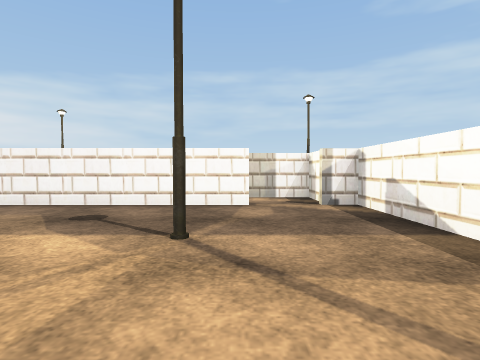
[1] (above)

14 first-person views from a walk through a 3-D level made in the Unity game engine. The camera is 0.37 m above the floor, tilts 2° down and sees 80° across. The floor is counted in squares, 0.5 m on a side. Each view is taken from the middle of a square. On the plan, view 1 faces up. The plan holds only what a view shows up to about 10 squares ahead; the rest is blank. The place goes on beyond the plan. The player character is not drawn. Some surface patterns are stand-ins.

[2]
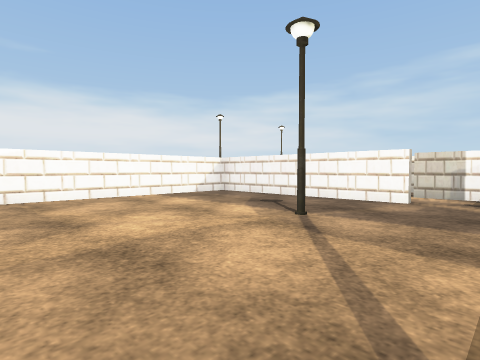

[3]
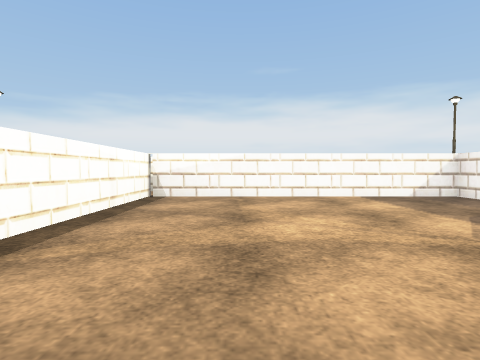

[4]
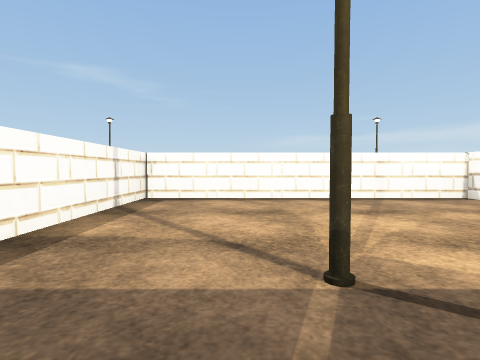

[5]
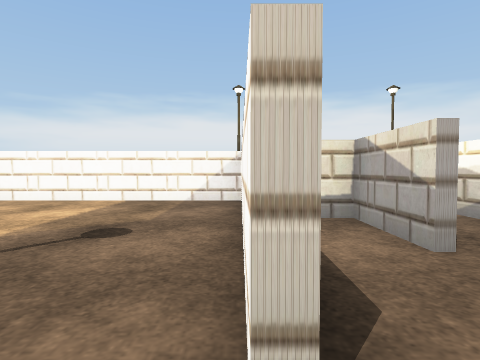

[6]
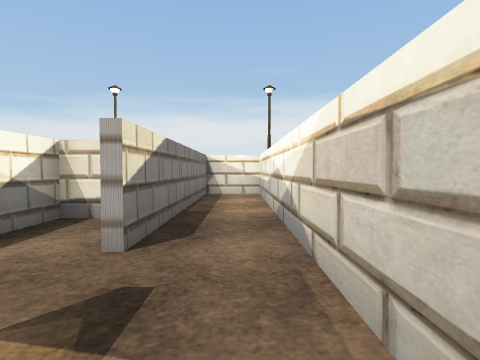

[7]
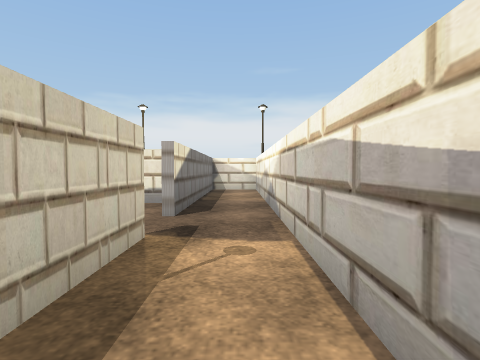

[8]
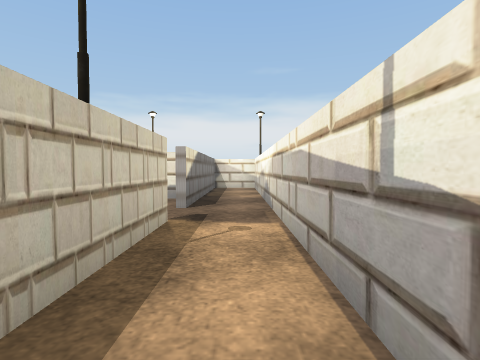

[9]
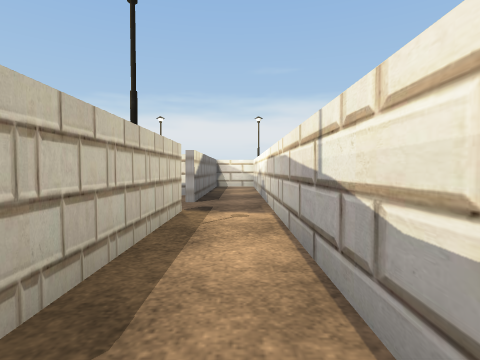

[10]
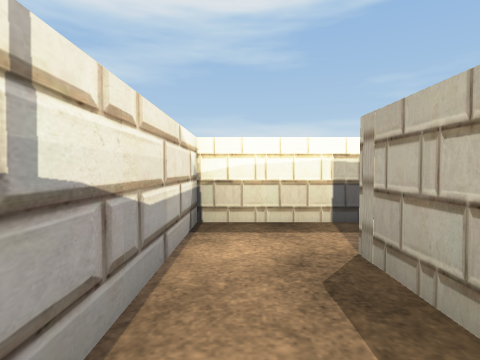

[11]
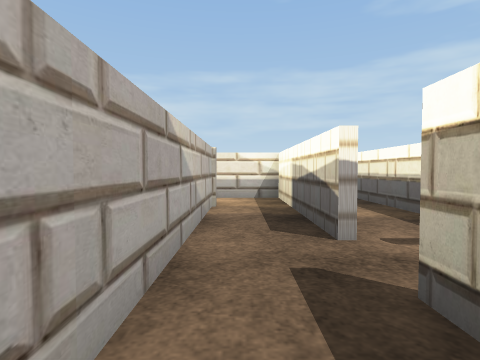

[12]
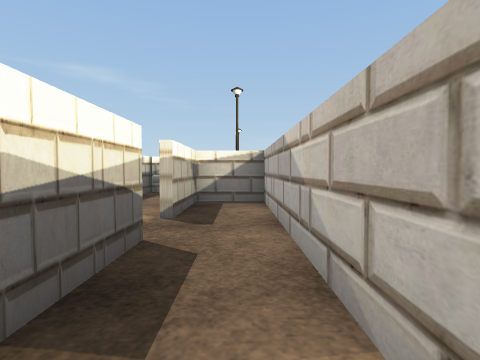

[13]
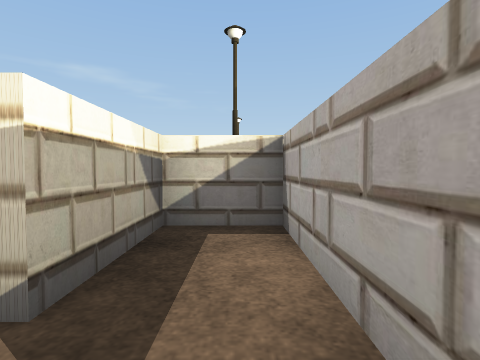

[14]
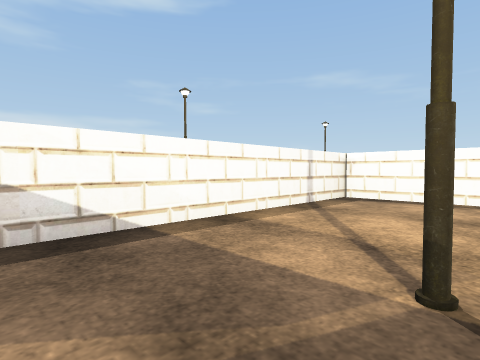

### Floor plan
Points are (right, up) in squares from view 1. A wall is a line through its corners. A room is listed if a view was taken in it or the views show most of it. See-through windows are left out.
Room 1 (views 1, 2, 3, 4, 14)
walls: (0.2, 6) (-5.9, 6) (-5.9, -2.5); (-6.2, -2.5) (2.5, -2.5) (2.5, 6) (1.6, 6)
ways out: opening at (1, 6) to room 2
objects: streetlight (-1, 3)
Room 2 (view 5)
walls: (1.5, 7.8) (-0.1, 7.8); (1.9, 6.6) (1.9, 7.4)
ways out: opening at (1, 6) to room 1; opening at (0, 7) to room 6
Room 3 (view 6)
walls: (-0.2, 8) (1.5, 8); (1.5, 9.6) (-7.9, 9.6) (-7.9, 8) (-1.5, 8)
ways out: opening at (1, 9) to room 4; opening at (-1, 8) to room 6
objects: streetlight (-6, 10)
Room 4 (views 7, 8, 10)
walls: (4.5, 9.6) (1.5, 9.6); (1.5, 8) (4.4, 8)
ways out: opening at (1, 9) to room 3; opening at (4, 9) to room 5
objects: streetlight (2, 8)
Room 5 (views 9, 11, 12, 13)
walls: (6, 4.9) (6, 9.6) (4.5, 9.6); (4.4, 8) (4.4, 1.2) (6, 1.2) (6, 3.8)
ways out: opening at (4, 9) to room 4
objects: streetlight (5, 1)
Room 6 (no view inside)
walls: (-1.5, 7.8) (-3.4, 7.8) (-3.4, 6.2) (-2.2, 6.2)
ways out: opening at (0, 7) to room 2; opening at (-1, 8) to room 3

Positions as (right, up) in squares from view 1, and headings:
1: (0, 0), facing up
2: (2, -1), facing up-left
3: (2, 0), facing left
4: (0, 5), facing down
5: (1, 6), facing left
6: (1, 9), facing left
7: (3, 9), facing left
8: (4, 9), facing left
9: (5, 9), facing left
10: (2, 9), facing right
11: (5, 2), facing up
12: (5, 8), facing down
13: (5, 5), facing down
14: (-1, 5), facing down-right
